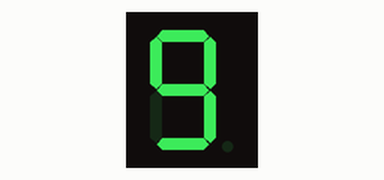
A sketch run on a simulated Arduino Uno, built with avr-gcc and run on an emulated ATmega328P. Shown: 1-digit seven-segment display. Wiring (inferred from the names in the program): 1-digit 7-segment display, segments lit when HIGH: segments pin 2, pin 3, pin 4, pin 5, pin 6, pin 7, pin 8, pin 9. The segment pins are drawn as the display they are named for.

Above: at 0.1 s.
At 1.1 s:
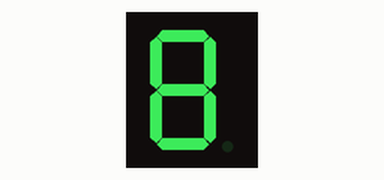
At 2.1 s:
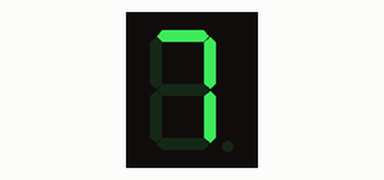
At 5.1 s:
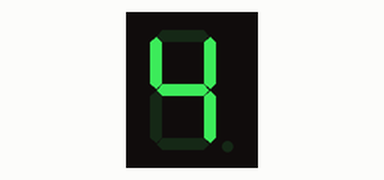
At 8.1 s:
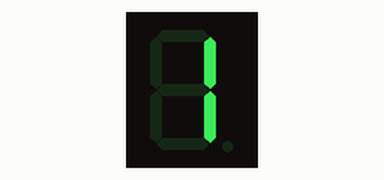
At 10.7 s:
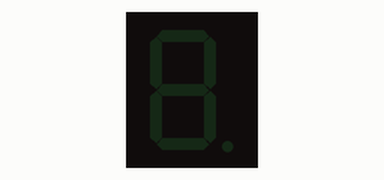

The sketch:

sketch_oct03a_7LED_Test.ino
```cpp
const int A = 2;
const int B = 3;
const int C = 4;
const int D = 5;
const int E = 6;
const int F = 7;
const int G = 8;
const int DP = 9;

void setup() {
  // put your setup code here, to run once:
  pinMode(A, OUTPUT);
  pinMode(B, OUTPUT);
  pinMode(C, OUTPUT);
  pinMode(D, OUTPUT);
  pinMode(E, OUTPUT);
  pinMode(F, OUTPUT);
  pinMode(G, OUTPUT);
  pinMode(DP, OUTPUT);
}

void reset()
{
  //none
  digitalWrite(A, LOW);
  digitalWrite(B, LOW);
  digitalWrite(C, LOW);
  digitalWrite(D, LOW);
  digitalWrite(E, LOW);
  digitalWrite(F, LOW);
  digitalWrite(G, LOW);
  digitalWrite(DP, LOW);
}

void displayNumber(int number)
{
  switch (number)
  {
    case 0:
        //0
        digitalWrite(A, HIGH);
      digitalWrite(B, HIGH);
      digitalWrite(C, HIGH);
      digitalWrite(D, HIGH);
      digitalWrite(E, HIGH);
      digitalWrite(F, HIGH);
      digitalWrite(G, LOW);
      digitalWrite(DP, LOW);
      break;
    case 1:
        //1
        digitalWrite(A, LOW);
      digitalWrite(B, HIGH);
      digitalWrite(C, HIGH);
      digitalWrite(D, LOW);
      digitalWrite(E, LOW);
      digitalWrite(F, LOW);
      digitalWrite(G, LOW);
      digitalWrite(DP, LOW);
      break;
    case 2:
        //2
        digitalWrite(A, HIGH);
      digitalWrite(B, HIGH);
      digitalWrite(C, LOW);
      digitalWrite(D, HIGH);
      digitalWrite(E, HIGH);
      digitalWrite(F, LOW);
      digitalWrite(G, HIGH);
      digitalWrite(DP, LOW);
      break;
    case 3:
        //3
        digitalWrite(A, HIGH);
      digitalWrite(B, HIGH);
      digitalWrite(C, HIGH);
      digitalWrite(D, HIGH);
      digitalWrite(E, LOW);
      digitalWrite(F, LOW);
      digitalWrite(G, HIGH);
      digitalWrite(DP, LOW);
      break;
    case 4:
        //4
        digitalWrite(A, LOW);
      digitalWrite(B, HIGH);
      digitalWrite(C, HIGH);
      digitalWrite(D, LOW);
      digitalWrite(E, LOW);
      digitalWrite(F, HIGH);
      digitalWrite(G, HIGH);
      digitalWrite(DP, LOW);
      break;
    case 5:
        //5
        digitalWrite(A, HIGH);
      digitalWrite(B, LOW);
      digitalWrite(C, HIGH);
      digitalWrite(D, HIGH);
      digitalWrite(E, LOW);
      digitalWrite(F, HIGH);
      digitalWrite(G, HIGH);
      digitalWrite(DP, LOW);
      break;
    case 6:
        //6
        digitalWrite(A, HIGH);
      digitalWrite(B, LOW);
      digitalWrite(C, HIGH);
      digitalWrite(D, HIGH);
      digitalWrite(E, HIGH);
      digitalWrite(F, HIGH);
      digitalWrite(G, HIGH);
      digitalWrite(DP, LOW);
      break;
    case 7:
        //7
        digitalWrite(A, HIGH);
      digitalWrite(B, HIGH);
      digitalWrite(C, HIGH);
      digitalWrite(D, LOW);
      digitalWrite(E, LOW);
      digitalWrite(F, LOW);
      digitalWrite(G, LOW);
      digitalWrite(DP, LOW);
      break;
    case 8:
        //8
        digitalWrite(A, HIGH);
      digitalWrite(B, HIGH);
      digitalWrite(C, HIGH);
      digitalWrite(D, HIGH);
      digitalWrite(E, HIGH);
      digitalWrite(F, HIGH);
      digitalWrite(G, HIGH);
      digitalWrite(DP, LOW);
      break;
    case 9:
        //9
        digitalWrite(A, HIGH);
      digitalWrite(B, HIGH);
      digitalWrite(C, HIGH);
      digitalWrite(D, HIGH);
      digitalWrite(E, LOW);
      digitalWrite(F, HIGH);
      digitalWrite(G, HIGH);
      digitalWrite(DP, LOW);
      break;
    default:
      reset();
  }
}


void loop() {
  // put your main code here, to run repeatedly:
  displayNumber(9);
  delay(1000);
  displayNumber(8);
  delay(1000);
  displayNumber(7);
  delay(1000);
  displayNumber(6);
  delay(1000);
  displayNumber(5);
  delay(1000);
  displayNumber(4);
  delay(1000);
  displayNumber(3);
  delay(1000);
  displayNumber(2);
  delay(1000);
  displayNumber(1);
  delay(1000);
  displayNumber(0);
  delay(1000);
  reset();
  delay(100);
  displayNumber(0);
  delay(100);
  reset();
  delay(100);
  displayNumber(0);
  delay(100);
  reset();
  delay(100);
  displayNumber(0);
  delay(100);
  reset();
  delay(2000);
}
```

Measured:
- by itself, everything shown: repeats every 12.6 s, in 17 steps
- what the display in image 1 shows lasts 1.0 s, from 1.0 s to 2.0 s
- what the display in image 5 shows lasts 2.0 s, from 10.6 s to 12.6 s
